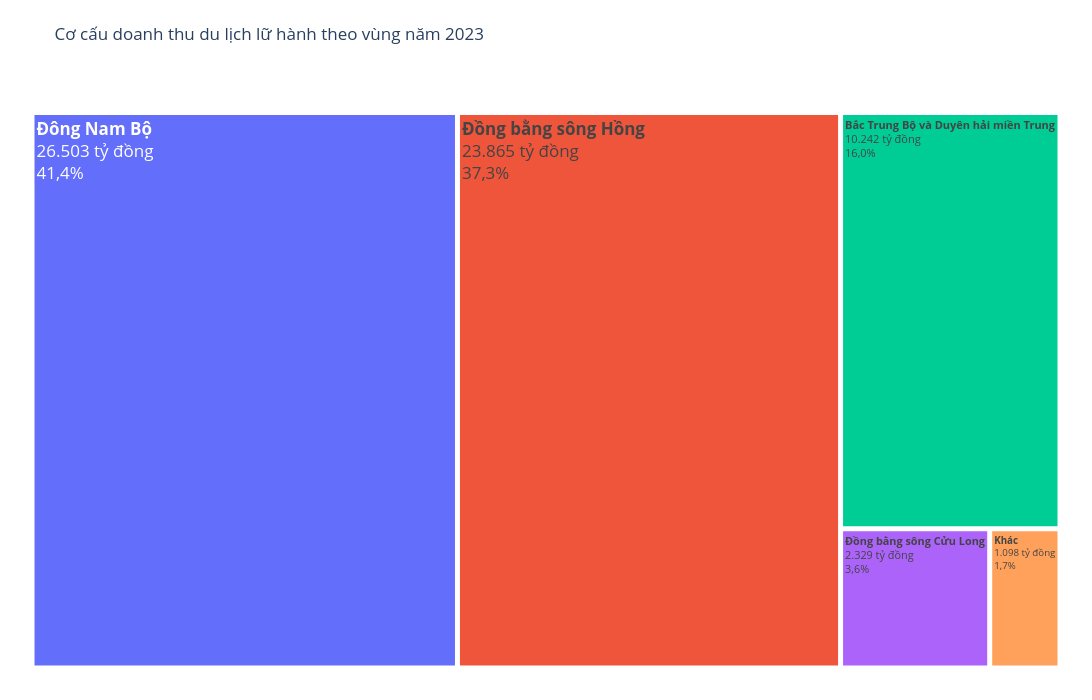

Notebook source saved alongside this figure:
### Markdown cell above
## 3.8. Treemap – Cơ cấu doanh thu du lịch lữ hành theo vùng năm 2023

**Mục tiêu:** Thể hiện quy mô và tỷ trọng doanh thu du lịch lữ hành giữa các vùng của Việt Nam trong năm 2023.

> Để đảm bảo khả năng đọc trực tiếp trên biểu đồ, bốn vùng có doanh thu cao nhất được thể hiện riêng; hai vùng có doanh thu thấp nhất được gộp vào nhóm **“Khác”**.

### Code cell
# =========================================================
# BIỂU ĐỒ 8 - TREEMAP
# Giữ 4 vùng lớn nhất, gộp 2 vùng nhỏ nhất thành "Khác"
# =========================================================

revenue_local = "Doanh thu du lịch lữ hành (Tỷ đồng)"

# Lọc dữ liệu vùng năm 2023
region_2023 = (
    df_dia_phuong[
        (df_dia_phuong["Cấp dữ liệu"] == "Vùng") &
        (df_dia_phuong["Năm"] == 2023)
    ]
    .dropna(subset=[revenue_local])
    .copy()
)

# Sắp xếp giảm dần
region_2023 = (
    region_2023
    .sort_values(revenue_local, ascending=False)
    .reset_index(drop=True)
)

# Giữ 4 vùng lớn nhất
top4 = region_2023.head(4).copy()

# Gộp các vùng còn lại thành "Khác"
others = region_2023.iloc[4:].copy()

other_row = pd.DataFrame({
    "Địa phương": ["Khác"],
    revenue_local: [others[revenue_local].sum()]
})

# Gộp lại
treemap_df = pd.concat(
    [top4[["Địa phương", revenue_local]], other_row],
    ignore_index=True
)

# Tính tỷ trọng
total_value = treemap_df[revenue_local].sum()
treemap_df["Tỷ trọng (%)"] = treemap_df[revenue_local] / total_value * 100

# Tạo nhãn hiển thị trực tiếp
treemap_df["Nhãn"] = treemap_df.apply(
    lambda r:
    f"<b>{r['Địa phương']}</b><br>"
    f"{fmt_vi(r[revenue_local], 0)} tỷ đồng<br>"
    f"{fmt_vi(r['Tỷ trọng (%)'], 1)}%",
    axis=1
)

# Vẽ biểu đồ
fig8 = go.Figure(
    go.Treemap(
        labels=treemap_df["Địa phương"],
        parents=[""] * len(treemap_df),
        values=treemap_df[revenue_local],
        text=treemap_df["Nhãn"],
        textinfo="text",
        textfont=dict(size=17),
        marker=dict(line=dict(width=2))
    )
)

fig8.update_layout(
    title="Cơ cấu doanh thu du lịch lữ hành theo vùng năm 2023",
    template="plotly_white",
    width=1100,
    height=700,
    margin=dict(t=80, l=25, r=25, b=25)
)

file_fig8 = FIGURES / "08_vung_2023_gop_khac.png"
fig8.write_image(file_fig8, scale=2)

fig8.show()

print(f"Đã lưu: {file_fig8.resolve()}")
display(
    treemap_df.style.format({
        revenue_local: "{:,.2f}",
        "Tỷ trọng (%)": "{:.1f}%"
    })
)

### Figure 1 — Plotly figure (JSON) as saved in the notebook; plotly's stock layout.template omitted (floating-point values rounded to 4 significant figures)
{"data": [{"labels": ["Đông Nam Bộ", "Đồng bằng sông Hồng", "Bắc Trung Bộ và Duyên hải miền Trung", "Đồng bằng sông Cửu Long", "Khác"], "marker": {"line": {"width": 2}}, "parents": ["", "", "", "", ""], "text": ["<b>Đông Nam Bộ</b><br>26.503 tỷ đồng<br>41,4%", "<b>Đồng bằng sông Hồng</b><br>23.865 tỷ đồng<br>37,3%", "<b>Bắc Trung Bộ và Duyên hải miền Trung</b><br>10.242 tỷ đồng<br>16,0%", "<b>Đồng bằng sông Cửu Long</b><br>2.329 tỷ đồng<br>3,6%", "<b>Khác</b><br>1.098 tỷ đồng<br>1,7%"], "textfont": {"size": 17}, "textinfo": "text", "type": "treemap", "values": [26500.0, 23860.0, 10240.0, 2329.0, 1098.0]}], "layout": {"height": 700, "margin": {"b": 25, "l": 25, "r": 25, "t": 80}, "title": {"text": "Cơ cấu doanh thu du lịch lữ hành theo vùng năm 2023"}, "width": 1100}}
